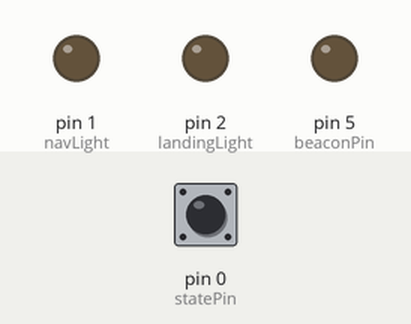
This sketch was run on a simulated Arduino Uno, built with avr-gcc and run on an emulated ATmega328P. Parts: output pins drawn as LEDs (lit = HIGH). Dashed ring = blinking. The test bench sets the inputs (shaded band); at power-on: pin 0 (statePin) HIGH. Pins used as bus, display or sensor lines are not drawn.

Above: at 1.2 s.
1.3 s: pin 0 (statePin) pulled LOW for 3.2 s
At 4.9 s:
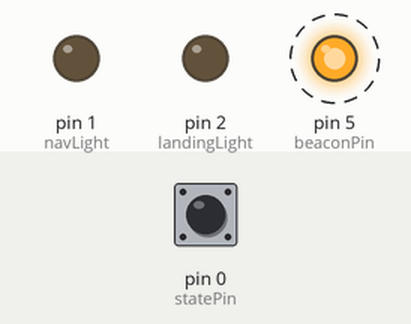
7.5 s: pin 0 (statePin) pulled LOW for 0.15 s
At 15.8 s:
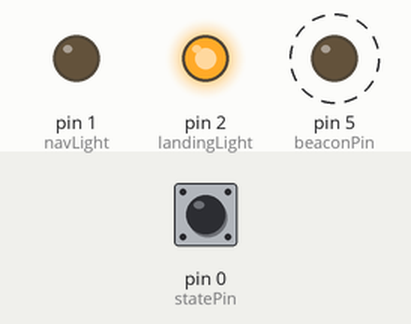
At 18.9 s:
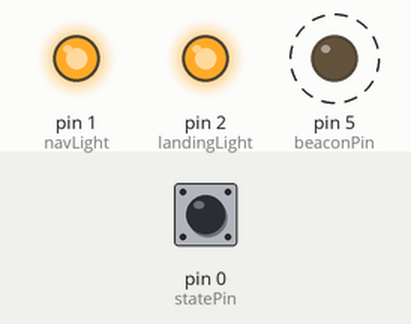
Timing chart, 0 to 25.6 s (numbered marks = the images above; inputs shaded):
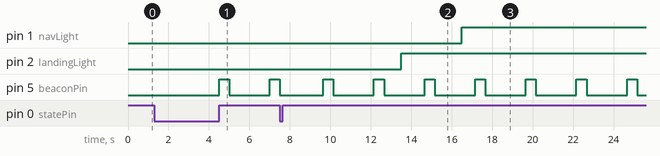

Measured:
- after the input at 1.3 s, pin 2 (landingLight): stays LOW (without the input it goes to HIGH after 4.7 s)
- after the input at 7.5 s, pin 1 (navLight): LOW → HIGH after 9.0 s instead of 3.0 s; pin 2 (landingLight): LOW → HIGH after 6.0 s instead of 0.00 s
- by itself, pin 5 (beaconPin): alternates HIGH for 0.50 s and LOW for 2.0 s

The sketch:

helicoptercodeonboardmillis.ino
```cpp
#include <Arduino.h>
#include <elapsedMillis.h>

#define beaconPin 5
#define strobeLeft 4
#define strobeRight 3
#define landingLight 2
#define navLight 1
#define statePin 0

elapsedMillis strobeTimer;
elapsedMillis beaconTimer;
elapsedMillis sequenceTimer;

int strobeDelay = 1000;
int strobeOnTime = 50;
int beaconDelay = 2000;
int beaconOff = 500;
int sequenceDelay = 3000;

bool beaconState_flag = false;
bool startUp_flag = true;

// Define the states
enum StartupState
{
  BEACON_STATE,
  STROBE_STATE,
  LANDING_STATE,
  NAV_STATE,
};

StartupState startupState = BEACON_STATE;
int stateVal;

// Function prototypes
void BEACON();
void STROBE();

void setup()
{
  pinMode(beaconPin, OUTPUT);
  pinMode(strobeLeft, OUTPUT);
  pinMode(strobeRight, OUTPUT);
  pinMode(landingLight, OUTPUT);
  pinMode(navLight, OUTPUT);
  pinMode(statePin, INPUT_PULLUP);

  // Everything off at startup
  digitalWrite(beaconPin, LOW);
  digitalWrite(strobeLeft, LOW);
  digitalWrite(strobeRight, LOW);
  digitalWrite(landingLight, LOW);
  digitalWrite(navLight, LOW);
}

void loop()
{
  stateVal = digitalRead(statePin);

  // --- STARTUP SEQUENCE ---
  if (stateVal == HIGH)
  {
    startUp_flag = false; // We are active/starting up

    if (sequenceTimer > sequenceDelay)
    {
      sequenceTimer = 0;

      switch (startupState)
      {
        case BEACON_STATE:
          startupState = STROBE_STATE;
          break;
        case STROBE_STATE:
          startupState = LANDING_STATE;
          digitalWrite(landingLight, HIGH);
          break;
        case LANDING_STATE:
          startupState = NAV_STATE;
          digitalWrite(navLight, HIGH);
          break;
        case NAV_STATE:
          break;
      }
    }
  }
  // --- SHUTDOWN SEQUENCE ---
  // Changed condition to check if we are past BEACON_STATE
  else if (stateVal == LOW && startupState >= STROBE_STATE)
  {
    if (sequenceTimer > sequenceDelay)
    {
      sequenceTimer = 0;

      switch (startupState)
      {
        case NAV_STATE:
          digitalWrite(navLight, LOW);
          startupState = LANDING_STATE;
          break;
        case LANDING_STATE:
          digitalWrite(landingLight, LOW);
          startupState = STROBE_STATE;
          break;
        case STROBE_STATE:
          digitalWrite(strobeLeft, LOW);
          digitalWrite(strobeRight, LOW);
          startupState = BEACON_STATE;
          break;
        default:
          break;
      }
    }
  }
  // Fully shut down beacon when switch is LOW and we are back at BEACON_STATE
  else if (stateVal == LOW && startupState == BEACON_STATE)
  {
    digitalWrite(beaconPin, LOW);
    startUp_flag = true;
  }

  // --- RUN ACTIVE LIGHTS CONTINUOUSLY ---
  if (startupState >= BEACON_STATE && !startUp_flag) {
    BEACON();
  }

  if (startupState >= STROBE_STATE && !startUp_flag) {
    STROBE();
  }
}

// --- BEACON FUNCTION ---
void BEACON()
{
  if (!beaconState_flag && (beaconTimer > beaconDelay))
  {
    beaconTimer = 0;
    beaconState_flag = !beaconState_flag;
    digitalWrite(beaconPin, beaconState_flag ? HIGH : LOW);
  }
  else if (beaconState_flag && (beaconTimer > beaconOff))
  {
    beaconTimer = 0;
    beaconState_flag = !beaconState_flag;
    digitalWrite(beaconPin, beaconState_flag ? HIGH : LOW);
  }
}

// --- STROBE FUNCTION ---
void STROBE()
{
  static bool strobeState = false;
  static bool strobeSide = false;
  static bool isWaiting = false;

  unsigned long currentLimit = isWaiting ? strobeOnTime : strobeDelay;

  if (strobeTimer >= currentLimit)
  {
    int activePin = strobeSide ? strobeRight : strobeLeft;
     digitalWrite(activePin, strobeState ? HIGH : LOW);
     strobeState = !strobeState;
     strobeTimer = 0;

    if (!strobeState)
    {
      if (!isWaiting)
      {
        isWaiting = true;
      }
      else
      {
        digitalWrite(activePin, LOW);
        isWaiting = false;
        strobeSide = !strobeSide;
        //digitalWrite(activePin, strobeState ? HIGH : LOW);
      }
    }
  }
}
```
